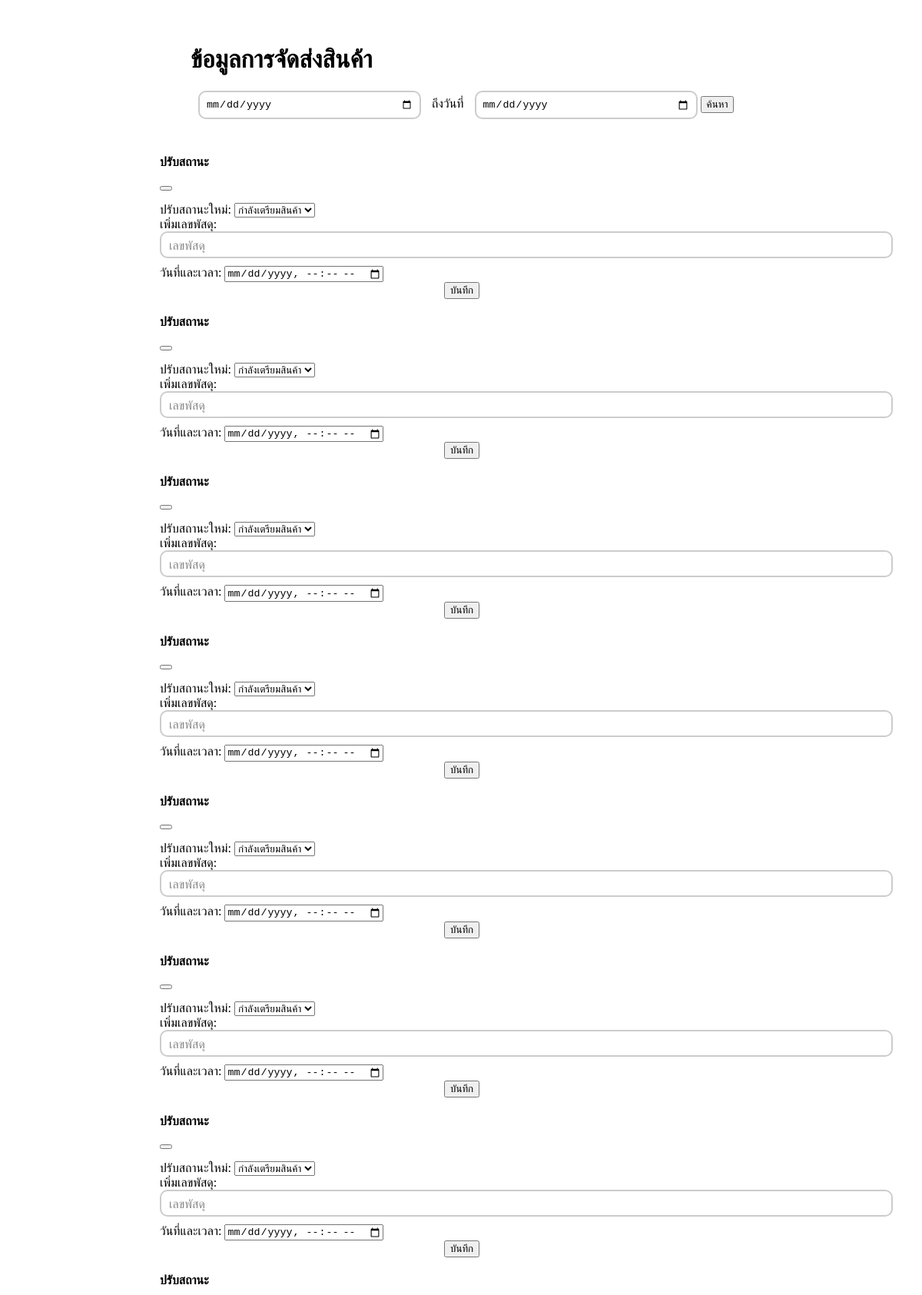
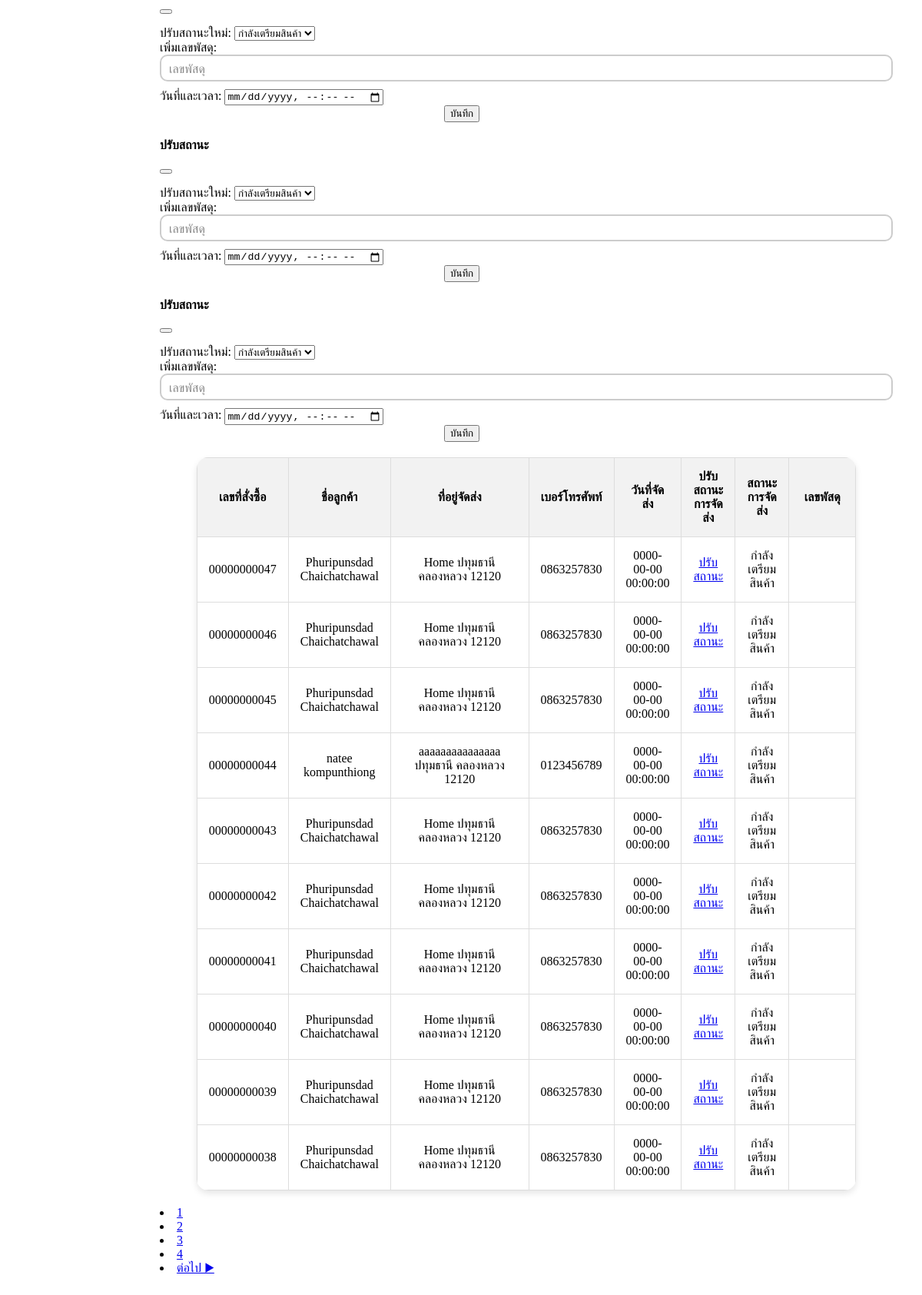
Page /admin/delivery.php on the committed database (2 pictures, top to bottom).
### tables this page shows
CREATE TABLE `shipping` (
  `Ship_ID` int(11) NOT NULL,
  `Cus_ID` int(11) NOT NULL,
  `List_ID` int(11) NOT NULL,
  `Ship_date` datetime NOT NULL,
  `Ship_status` enum('PREPARE','SHIPPING','SUCCESS') NOT NULL,
  `Ship_tag` varchar(20) NOT NULL
);

CREATE TABLE `orderlist` (
  `List_ID` int(11) UNSIGNED ZEROFILL NOT NULL,
  `Cus_ID` int(11) NOT NULL,
  `List_total` float(8,2) NOT NULL,
  `List_status` enum('PAY','NOTPAY','CANCEL') NOT NULL,
  `List_date` date NOT NULL DEFAULT current_timestamp(),
  `Pay_img` text NOT NULL,
  `shipping_type` varchar(10) NOT NULL
);

CREATE TABLE `customer` (
  `Cus_ID` int(11) UNSIGNED ZEROFILL NOT NULL,
  `Cus_Username` varchar(50) NOT NULL,
  `Cus_Password` varchar(20) NOT NULL,
  `Cus_Email` varchar(60) NOT NULL,
  `Cus_tel` varchar(10) NOT NULL,
  `Cus_FName` varchar(50) NOT NULL,
  `Cus_LName` varchar(50) NOT NULL,
  `Cus_Status` enum('ADMIN','USER') NOT NULL DEFAULT 'USER'
);

CREATE TABLE `addresscus` (
  `Add_ID` int(10) UNSIGNED ZEROFILL NOT NULL,
  `Add_Province` varchar(50) NOT NULL,
  `Add_District` varchar(50) NOT NULL,
  `Add_Zip_code` int(7) NOT NULL,
  `Add_Address` text NOT NULL,
  `Cus_ID` int(11) NOT NULL,
  `Add_status` enum('DEFAULT','RESERVE','','') NOT NULL,
  `Add_Subdistrict` varchar(50) NOT NULL,
  `provinces_id` int(11) NOT NULL,
  `amphures_id` int(11) NOT NULL,
  `id` int(11) NOT NULL
);

### admin/delivery.php (the view, shortened to what this page needs)
<body>
    <div class="col-sm-10">
        <div style="display: flex; align-items: center;">
            <div style="margin-left: 40px;">
                <h1>ข้อมูลการจัดส่งสินค้า</h1>
                <div style=" margin-top: 10px;">
                    <form method="post" action="index_ad.php?C=1&D=17">
                        <input type="date" name="start_date" class="custom-input2"
                            style="margin-left: 10px; width: 290px; margin-right: 10px;" required>
                        ถึงวันที่
                        <input type="date" name="end_date" class="custom-input2"
                            style="margin-left: 10px; width: 290px;" required>
                        <button type="submit" class="btn btn-primary">ค้นหา</button>
                    </form>
                </div>
            </div>
        </div>
        <table>
            <thead>
                <tr>
                    <th>เลขที่สั่งซื้อ</th>
                    <th style="width: 13%;">ชื่อลูกค้า</th>
                    <th style="width: 25%;">ที่อยู่จัดส่ง</th>
                    <th>เบอร์โทรศัพท์</th>
                    <th>วันที่จัดส่ง</th>
                    <th>ปรับสถานะการจัดส่ง</th>
                    <th>สถานะการจัดส่ง</th>
                    <th style="width: 13%;">เลขพัสดุ</th>
                </tr>
            </thead>
            <tbody>
                <?php
                    include 'condb.php';
                    $sql = "SELECT o.List_ID, o.Cus_ID, c.Cus_FName, c.Cus_LName, c.Cus_tel, s.Ship_status, s.Ship_tag, s.Ship_date, s.Ship_ID
                    FROM orderlist o
                    JOIN customer c ON o.Cus_ID = c.Cus_ID
                    JOIN shipping s ON o.List_ID = s.List_ID
                    ORDER BY o.List_ID DESC";
                    $result = mysqli_query($conn, $sql);
                    $rows_per_page = 10;
                    $total_rows = mysqli_num_rows($result);
                    $total_pages = ceil($total_rows / $rows_per_page);
                    if (isset($_GET['page']) && is_numeric($_GET['page'])) {
                        $current_page = $_GET['page'];
                    } else {
                        $current_page = 1;
                    }
                    $start_row = ($current_page - 1) * $rows_per_page;
                    $sql_pagination = "SELECT o.List_ID, o.Cus_ID, c.Cus_FName, c.Cus_LName, c.Cus_tel, s.Ship_status, s.Ship_tag, s.Ship_date, s.Ship_ID
                    FROM orderlist o
                    JOIN customer c ON o.Cus_ID = c.Cus_ID
                    JOIN shipping s ON o.List_ID = s.List_ID
                    ORDER BY o.List_ID DESC
                    LIMIT $start_row, $rows_per_page";
                    $result_pagination = mysqli_query($conn, $sql_pagination);
                    while ($row = mysqli_fetch_assoc($result_pagination)) {
                        $modalID = "myModal" . $row['List_ID'];
                        $sql_address = "SELECT Add_Address, Add_Province, Add_District, Add_Zip_code
                    FROM addresscus
                    WHERE Cus_ID = {$row['Cus_ID']} AND Add_Status = 'DEFAULT'";
                    $result_address = mysqli_query($conn, $sql_address);
                    $row_address = mysqli_fetch_assoc($result_address);
                                        $shipStatusText = '';
                                switch ($row['Ship_status']) {
                                    case 'PREPARE':
                                        $shipStatusText = 'กำลังเตรียมสินค้า';
                                        break;
                                }
                ?>
                <tr>
                    <td><?= $row['List_ID'] ?></td>
                    <td><?= $row['Cus_FName'] . " " . $row['Cus_LName'] ?></td>
                    <td><?= $row_address['Add_Address'] . " " . $row_address['Add_Province'] . " " . $row_address['Add_District'] . " " . $row_address['Add_Zip_code'] ?>
                    </td>
                    <td><?= $row['Cus_tel'] ?></td>
                    <td><?= $row['Ship_date'] ?></td>
                    <td><a href='#statusModal' data-bs-toggle='modal'
                            data-bs-target='#<?php echo $modalID; ?>' class="btn btn-primary">ปรับสถานะ</a></td>
                    <td><?= $shipStatusText ?></td>
                    <td><?= $row['Ship_tag'] ?></td>
                </tr>
                <div class="modal fade" id="<?php echo $modalID; ?>">
                    <div class="modal-dialog">
                        <div class="modal-content">
                            <div class="modal-header">
                                <h4 class="modal-title">ปรับสถานะ</h4>
                                <button type="button" class="btn-close" data-bs-dismiss="modal"></button>
                            </div>
                            <div class="modal-body">
                                <form action="editship.php" method="post" enctype="multipart/form-data">
                                    <div class="mb-3">
                                        <label for="Ship_status" class="form-label">ปรับสถานะใหม่:</label>
                                        <select class="form-select" id="Ship_status" name="Ship_status" required>
                                            <option value="PREPARE"
                                                <?php echo ($row['Ship_status'] == 'PREPARE') ? 'selected' : ''; ?>>
                                                กำลังเตรียมสินค้า</option>
                                        </select>
                                    </div>
                                    <div>
                                        <label for="Ship_status" class="form-label">เพิ่มเลขพัสดุ:</label>
                                        <input type="text" class="custom-input2" id="Ship_tag" placeholder="เลขพัสดุ"
                                            name="Ship_tag" value="<?php echo $row['Ship_tag']; ?>">
                                    </div>
                                    <div class="mb-3">
                                        <label for="Ship_date" class="form-label">วันที่และเวลา:</label>
                                        <input type="datetime-local" class="form-control" id="Ship_date"
                                            name="Ship_date"
                                            value="<?php echo date('Y-m-d\TH:i', strtotime($row['Ship_date'])); ?>">
                                    </div>
                                    <button type="submit" class="btn btn-primary"
                                        style="margin-left: 370px;">บันทึก</button>
                                </form>
                            </div>
                        </div>
                    </div>
                </div>
                <?php
        }
        ?>
            </tbody>
        </table>
        <div class="pagination">
            <?php
                for ($page = 1; $page <= $total_pages; $page++) {
                    if ($page == $current_page) {
                        echo "<li class='page-item active'><a class='page-link' href='#'>$page</a></li>";
                    } else {
                        echo "<li class='page-item'><a class='page-link' href='index_ad.php?C=1&D=7&page=$page'>$page</a></li>";
                    }
                }
                if ($current_page < $total_pages) {
                    echo "<li class='page-item'><a class='page-link' href='index_ad.php?C=1&D=7&page=" . ($current_page + 1) . "'>ต่อไป &#9654;</a></li>";
                }
            ?>
        </div>
    </div><br>
</body>

### admin/delivery.php (style rules this page uses)
.col-sm-10 { margin-left: 170px; background-color: #ffffff; border-radius: 10px; padding: 30px; }
.custom-input2 { width: 100%; padding: 8px; margin-bottom: 10px; border: 2px solid #ccc; border-radius: 10px; box-sizing: border-box; transition: border-color 0.3s; margin-left: 0; }
.custom-input2::placeholder { position: absolute; top: 8px; left: 10px; font-size: 16px; color: #888; opacity: 1; transition: transform 0.3s, opacity 0.3s; }
table { width: 90%; border-collapse: collapse; border-radius: 15px; overflow: hidden; box-shadow: 0 4px 8px rgba(0, 0, 0, 0.1); margin: 20px 0; margin-right: auto; margin-left: auto; }
th, td { padding: 15px; text-align: center; border-bottom: 1px solid #ddd; border: 1px solid #ddd; }
th { background-color: #f2f2f2; }

### rows in the picture
shipping: List_ID.List_ID "00000000047", Cus_ID.Cus_FName "Phuripunsdad", Cus_ID.Cus_LName "Chaichatchawal", addresscus.Add_Address "Home", addresscus.Add_Province "ปทุมธานี", addresscus.Add_District "คลองหลวง", addresscus.Add_Zip_code "12120", Cus_ID.Cus_tel "0863257830", Ship_date "0000-00-00 00:00:00", Ship_status "กำลังเตรียมสินค้า"
shipping: List_ID.List_ID "00000000046", Cus_ID.Cus_FName "Phuripunsdad", Cus_ID.Cus_LName "Chaichatchawal", addresscus.Add_Address "Home", addresscus.Add_Province "ปทุมธานี", addresscus.Add_District "คลองหลวง", addresscus.Add_Zip_code "12120", Cus_ID.Cus_tel "0863257830", Ship_date "0000-00-00 00:00:00", Ship_status "กำลังเตรียมสินค้า"
shipping: List_ID.List_ID "00000000045", Cus_ID.Cus_FName "Phuripunsdad", Cus_ID.Cus_LName "Chaichatchawal", addresscus.Add_Address "Home", addresscus.Add_Province "ปทุมธานี", addresscus.Add_District "คลองหลวง", addresscus.Add_Zip_code "12120", Cus_ID.Cus_tel "0863257830", Ship_date "0000-00-00 00:00:00", Ship_status "กำลังเตรียมสินค้า"
shipping: List_ID.List_ID "00000000044", customer.Cus_FName "natee", customer.Cus_LName "kompunthiong", addresscus.Add_Address "aaaaaaaaaaaaaaa", addresscus.Add_Province "ปทุมธานี", addresscus.Add_District "คลองหลวง", addresscus.Add_Zip_code "12120", customer.Cus_tel "0123456789", Ship_date "0000-00-00 00:00:00", Ship_status "กำลังเตรียมสินค้า"
shipping: List_ID.List_ID "00000000043", Cus_ID.Cus_FName "Phuripunsdad", Cus_ID.Cus_LName "Chaichatchawal", addresscus.Add_Address "Home", addresscus.Add_Province "ปทุมธานี", addresscus.Add_District "คลองหลวง", addresscus.Add_Zip_code "12120", Cus_ID.Cus_tel "0863257830", Ship_date "0000-00-00 00:00:00", Ship_status "กำลังเตรียมสินค้า"
shipping: List_ID.List_ID "00000000042", Cus_ID.Cus_FName "Phuripunsdad", Cus_ID.Cus_LName "Chaichatchawal", addresscus.Add_Address "Home", addresscus.Add_Province "ปทุมธานี", addresscus.Add_District "คลองหลวง", addresscus.Add_Zip_code "12120", Cus_ID.Cus_tel "0863257830", Ship_date "0000-00-00 00:00:00", Ship_status "กำลังเตรียมสินค้า"
shipping: List_ID.List_ID "00000000041", Cus_ID.Cus_FName "Phuripunsdad", Cus_ID.Cus_LName "Chaichatchawal", addresscus.Add_Address "Home", addresscus.Add_Province "ปทุมธานี", addresscus.Add_District "คลองหลวง", addresscus.Add_Zip_code "12120", Cus_ID.Cus_tel "0863257830", Ship_date "0000-00-00 00:00:00", Ship_status "กำลังเตรียมสินค้า"
shipping: List_ID.List_ID "00000000040", Cus_ID.Cus_FName "Phuripunsdad", Cus_ID.Cus_LName "Chaichatchawal", addresscus.Add_Address "Home", addresscus.Add_Province "ปทุมธานี", addresscus.Add_District "คลองหลวง", addresscus.Add_Zip_code "12120", Cus_ID.Cus_tel "0863257830", Ship_date "0000-00-00 00:00:00", Ship_status "กำลังเตรียมสินค้า"
shipping: List_ID.List_ID "00000000039", Cus_ID.Cus_FName "Phuripunsdad", Cus_ID.Cus_LName "Chaichatchawal", addresscus.Add_Address "Home", addresscus.Add_Province "ปทุมธานี", addresscus.Add_District "คลองหลวง", addresscus.Add_Zip_code "12120", Cus_ID.Cus_tel "0863257830", Ship_date "0000-00-00 00:00:00", Ship_status "กำลังเตรียมสินค้า"
shipping: List_ID.List_ID "00000000038", Cus_ID.Cus_FName "Phuripunsdad", Cus_ID.Cus_LName "Chaichatchawal", addresscus.Add_Address "Home", addresscus.Add_Province "ปทุมธานี", addresscus.Add_District "คลองหลวง", addresscus.Add_Zip_code "12120", Cus_ID.Cus_tel "0863257830", Ship_date "0000-00-00 00:00:00", Ship_status "กำลังเตรียมสินค้า"
